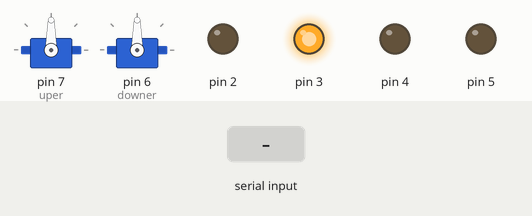
This sketch was run on a simulated Arduino Uno, built with avr-gcc and run on an emulated ATmega328P. Shown: 2 × servo, output pins drawn as LEDs (lit = HIGH). Inputs (shaded band) come from the test bench. Pins used as bus, display or sensor lines are not drawn; what the sketch prints to the serial monitor is not drawn.

Above: at 1.2 s.
1.3 s: "90,45\n" received over Serial
At 2.7 s:
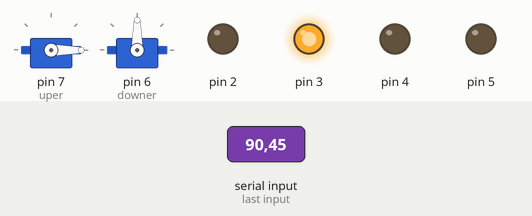
3.8 s: "30,150\n" received over Serial
At 4.6 s:
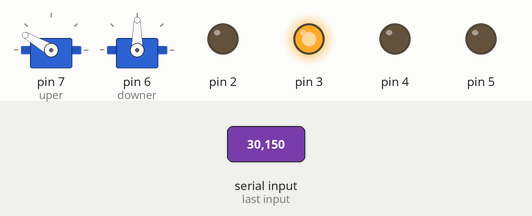
6.3 s: "200\n" received over Serial
At 6.8 s:
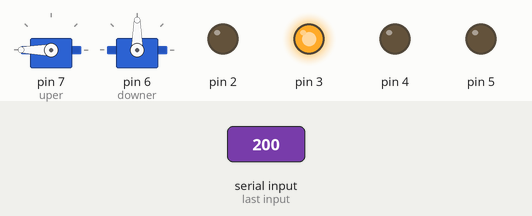
Timing chart, 0 to 9.3 s (numbered marks = the images above; inputs shaded):
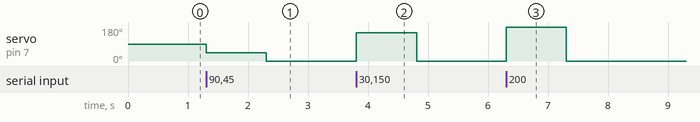

Measured:
- after the input at 1.3 s, servo on pin 7 (uper): 90° → 45° at once, → 0° 1.0 s later
- after the input at 3.8 s, servo on pin 7 (uper): 0° → 150° at once, → 0° 1.0 s later
- after the input at 6.3 s, servo on pin 7 (uper): 0° → 180° at once, → 0° 1.0 s later

The sketch:

device_controller.ino
```cpp
#include <Servo.h>
Servo uper;
Servo downer;
void setup()
{
  pinMode(2, OUTPUT);
  digitalWrite(2, LOW);
  pinMode(3, OUTPUT);
  digitalWrite(3, HIGH);
  pinMode(4, OUTPUT);
  pinMode(5, OUTPUT);
  digitalWrite(5, LOW);
  pinMode(6, OUTPUT);
  digitalWrite(6, HIGH);
  uper.attach(7);
  downer.attach(6);
  Serial.begin(9600);
}
int ros=90;
void loop()
{
  while (Serial.available() > 0) {
    ros=Serial.parseInt();
    uper.write(ros);
    Serial.print(ros);
    Serial.flush();
  }
}
```
